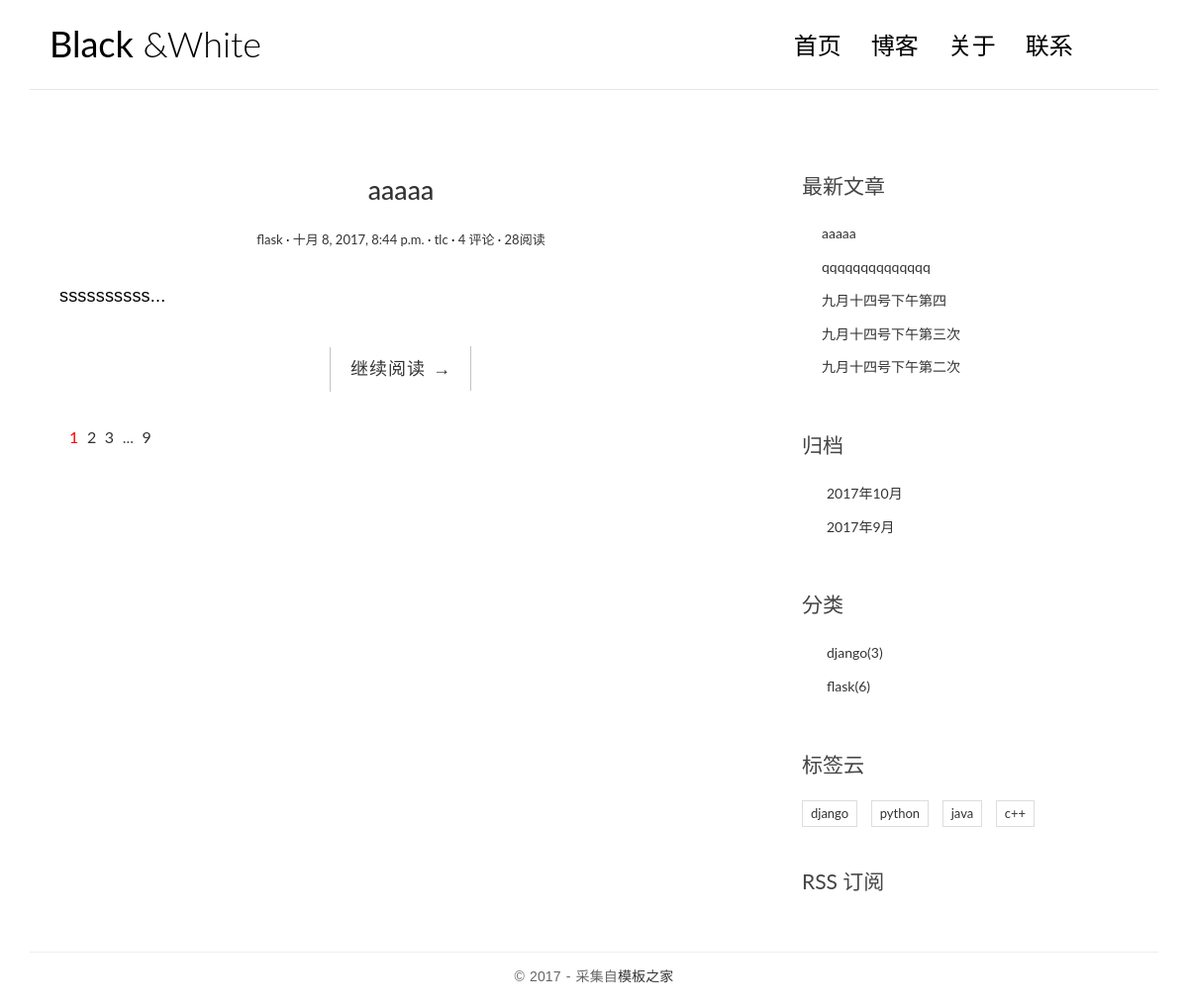
The page / on the database its author committed.
### blog/models.py (models this page shows, shortened)
class Post(models.Model):
    title = models.CharField(max_length=64)
    body  = models.TextField()
    created_time = models.DateTimeField()
    modified_time = models.DateTimeField()
    digest = models.CharField(max_length=256,blank=True)
    category = models.ForeignKey(Category)
    tags = models.ManyToManyField(Tag,blank=True)
    author = models.ForeignKey(User)
    views = models.PositiveIntegerField(default=0)
    def get_absolute_url(self):
        return reverse('blog:detail',kwargs={'pk':self.pk})
    class Meta:
        ordering = ['-created_time']

class Category(models.Model):
    name = models.CharField(max_length=64)

class Tag(models.Model):
    name = models.CharField(max_length=64)

### blog/views.py (the view, shortened to what this page needs)
# urls.py: url(r'^$', views.IndexView.as_view(),name='index'),
class IndexView(ListView):
    model = Post
    template_name = 'blog/index.html'
    context_object_name = 'post_list'
    paginate_by = 1
    def get_context_data(self, **kwargs):
        context = super().get_context_data(**kwargs)
        paginator = context.get('paginator')
        page = context.get('page_obj')
        is_paginated = context.get('is_paginated')
        pagination_data = self.pagination_data(paginator,page,is_paginated)
        context.update(pagination_data)
        return context
    def pagination_data(self,paginator,page,is_paginated):
        if not is_paginated:
            return {}
        first = False
        left_has_more = False
        left = []
        right = []
        right_has_more = False
        last = False
        page_number = page.number
        total_pages = paginator.num_pages
        page_range = paginator.page_range
        if page_number == 1:
            right = page_range[page_number:page_number + 2]
            if right[-1] < total_pages - 1:
                right_has_more = True
            if right[-1] < total_pages:
                last = True
        elif page_number == total_pages:
            left = page_range[(page_number - 3) if (page_number - 3) > 0 else 0:page_number - 1]
            if left[0] > 2:
                left_has_more = True
            if left[0] > 1:
                first = True
        data = {
            'first':first,
            'left_has_more':left_has_more,
            'left':left,
            'right':right,
            'right_has_more':right_has_more,
            'last':last
        }
        return data

### blog/templatetags/blog_tags.py (called while the page is built)
@register.simple_tag
def get_recent_posts(num = 5):
    return Post.objects.all().order_by("-created_time")[:num]

@register.simple_tag
def  archives():
    return Post.objects.dates('created_time','month',order= 'DESC')

@register.simple_tag
def get_categories():
    return Category.objects.annotate(num_posts=Count('post')).filter(num_posts__gt=0)

@register.simple_tag
def get_tags():
    return Tag.objects.annotate(num_posts=Count('post')).filter(num_posts__gt=0)

### templates/blog/index.html (shortened to what this page needs)
{% extends 'blog/base.html' %}
{% block main %}
{% for post in post_list %}
<article class="post post-{{ post.pk }}">
    <header class="entry-header">
        <h1 class="entry-title">
            <a href="{{ post.get_absolute_url }}">{{ post.title }}</a>
        </h1>
        <div class="entry-meta">
            <span class="post-category"><a href="#">{{ post.category.name }}</a></span>
            <span class="post-date"><a href="#"><time class="entry-date" datetime="{{ post.created_time }}">{{ post.created_time }}</time></a></span>
            <span class="post-author"><a href="#">{{ post.author }}</a></span>
            <span class="comments-link"><a href="#">4 评论</a></span>
            <span class="views-count"><a href="#">{{post.views}}阅读</a></span>
        </div>
    </header>
    <div class="entry-content clearfix">
        <p>{{ post.digest }}...</p>
        <div class="read-more cl-effect-14">
            <a href="{{ post.get_absolute_url }}" class="more-link">继续阅读 <span class="meta-nav">→</span></a>
        </div>
    </div>
</article>
{% empty %}
<div class="no-post">暂时还没有发布的文章！</div>
{% endfor %}
{% if is_paginated %}
<div class="pagination">
    <ul>
        <li class="current"><a href="?page={{ page_obj.number }}">{{ page_obj.number }}</a></li>
        {% if right %}
            {% for i in right %}
                <li><a href="?page={{ i }}">{{ i }}</a></li>
            {% endfor %}
            {% if right_has_more %}
                <li><span>...</span></li>
            {% endif %}
        {% endif %}
        {% if last %}
            <li><a href="?page={{ paginator.num_pages }}">{{ paginator.num_pages}}</a></li>
        {% endif %}
    </ul>
</div>
{% endif %}
{% endblock main %}

### templates/blog/base.html (shortened to what this page needs)
{% load staticfiles %}
{% load blog_tags %}
<html>
<head>
    <link rel="stylesheet" href="{% static 'blog/css/bootstrap.min.css' %}">
    <link rel="stylesheet" href="{% static 'blog/css/custom.css' %}">
    <link rel="stylesheet" href="{% static 'blog/css/pace.css' %}">
    <link rel="stylesheet" href="{% static 'blog/css/highlights/github.css' %}">
    <link rel="stylesheet" href="http://code.ionicframework.com/ionicons/2.0.1/css/ionicons.min.css">
</head>
<body>
<div class="container">
    <header id="site-header">
        <div class="row">
            <div class="col-md-4 col-sm-5 col-xs-8">
                <div class="logo">
                    <h1><a href="{% url 'blog:index' %}"><b>Black</b> &amp;White</a></h1>
                </div>
            </div>
            <div class="col-md-8 col-sm-7 col-xs-4">
                <nav class="main-nav" role="navigation">
                    <div class="collapse navbar-collapse" id="bsexample-navbar-collapse-1">
                        <ul class="nav navbar-nav navbar-right">
                            <li class="cl-effect-11"><a href="{% url 'blog:index' %}" data-hover="首页">首页</a></li>
                            <li class="cl-effect-11"><a href="fullwidth.html" data-hover="博客">博客</a></li>
                            <li class="cl-effect-11"><a href="about.html" data-hover="关于">关于</a></li>
                            <li class="cl-effect-11"><a href="contact.html" data-hover="联系">联系</a></li>
                        </ul>
                    </div>
                </nav>
            </div>
        </div>
    </header>
</div>
<div class="content-body">
    <div class="container">
        <div class="row">
            <main class="col-md-8">
                {% block main %}
                {% endblock %}
            </main>
            <aside class="col-md-4">
                <div class="widget widget-recent-posts">
                    <h3 class="widget-title">最新文章</h3>
                    {% get_recent_posts as recent_post_list %}
                    <ul>
                        {% for post in recent_post_list %}
                        <li>
                            <a href="{{post.get_absolute_url}}">{{post.title}}</a>
                        </li>
                        {% empty %}
                        暂无文章！
                        {% endfor %}
                    </ul>
                </div>
                <div class="widget widget-archives">
                    <h3 class="widget-title">归档</h3>
                    {% archives as date_list %}
                    <ul>
                        {% for date in date_list %}
                        <li>
                            <a href="{% url 'blog:archives' date.year date.month %}">{{date.year}}年{{date.month}}月</a>
                        </li>
                        {% empty %}
                        暂无归档！
                        {% endfor %}
                    </ul>
                </div>
                <div class="widget widget-category">
                    <h3 class="widget-title">分类</h3>
                    {% get_categories as category_list %}
                    <ul>
                        {% for category in category_list %}
                        <li>
                            <a href="{% url 'blog:category' category.pk %}">{{category.name}}<span class="post-count">({{ category.num_posts }})</span></a>
                        </li>
                        {% empty %}
                        暂无分类！
                        {% endfor %}
                    </ul>
                </div>
                <div class="widget widget-tag-cloud">
                    <h3 class="widget-title">标签云</h3>
                    {% get_tags as tag_list %}
                    <ul>
                        {% for tag in tag_list %}
                        <li>
                            <a href="{% url 'blog:tag' tag.pk %}">{{tag.name}}</a>
                        </li>
                        {% empty %}
                        暂无标签！
                        {% endfor %}
                    </ul>
                </div>
                <div class="rss">
                    <a href="{% url 'rss' %}"> RSS 订阅</a>
                </div>
            </aside>
        </div>
    </div>
</div>
<footer id="site-footer">
    <div class="container">
        <div class="row">
            <div class="col-md-12">
                <p class="copyright">&copy 2017 - 采集自<a href="http://www.cssmoban.com/" target="_blank" title="模板之家">模板之家</a></p>
            </div>
        </div>
    </div>
</footer>
</body>
</html>

### blog/static/blog/css/custom.css (style rules this page uses)
* { outline: none; }
h1, h2, h3, h4, h5, h6 { margin-top: 0; }
b { font-weight: 400; }
a { color: #333; }
body { color: #444; font-family: 'Lato', sans-serif; }
p { font-family: 'Ubuntu', sans-serif; font-weight: 400; word-spacing: 1px; letter-spacing: 0.01em; }
#site-header { background-color: #FFF; padding: 25px 20px; margin-bottom: 40px; border-bottom: 1px solid #e7e7e7; }
.logo h1 a { color: #000; }
.logo h1 { margin: 0; font-family: 'Lato', sans-serif; font-weight: 300; }
.main-nav { margin-top: 11px; max-width: 95%; }
.main-nav a { color: #000000 !important; padding: 0 0 5px 0 !important; margin-right: 30px; font-family: 'Lato', sans-serif; font-weight: 300; font-size: 24px; }
.cl-effect-11 a { padding: 10px 0; color: #0972b4; text-shadow: none; }
.cl-effect-11 a::before { position: absolute; top: 0; left: 0; overflow: hidden; padding: 0 0 5px 0 !important; max-width: 0; border-bottom: 1px solid #000; color: #000; content: attr(data-hover); white-space: nowrap; -webkit-transition: max-width 0.5s; -moz-transition: max-width 0.5s; transition: max-width 0.5s; }
.content-body { padding-bottom: 4em; }
.post { background: #fff; padding: 30px 30px 0; }
.entry-title { text-align: center; font-size: 1.9em; margin-bottom: 20px; line-height: 1.6; padding: 10px 20px 0; }
.entry-meta { text-align: center; color: #DDDDDD; font-size: 13px; margin-bottom: 30px; }
.entry-content { font-size: 18px; line-height: 1.9; font-weight: 300; color: #000; }
.post-category::after, .post-date::after, .post-author::after, .comments-link::after { content: ' ·'; color: #000; }
.read-more { font-family: 'Ubuntu', sans-serif; font-weight: 400; word-spacing: 1px; letter-spacing: 0.01em; text-align: center; margin-top: 20px; }
.cl-effect-14 a { padding: 0 20px; height: 45px; line-height: 45px; position: relative; display: inline-block; margin: 15px 25px; letter-spacing: 1px; font-weight: 400; text-shadow: 0 0 1px rgba(255, 255, 255, 0.3); }
.cl-effect-14 a::before, .cl-effect-14 a::after { position: absolute; width: 45px; height: 1px; background: #C3C3C3; content: ''; -webkit-transition: all 0.3s; -moz-transition: all 0.3s; transition: all 0.3s; pointer-events: none; }
.cl-effect-14 a::before { top: 0; left: 0; -webkit-transform: rotate(90deg); -moz-transform: rotate(90deg); transform: rotate(90deg); -webkit-transform-origin: 0 0; -moz-transform-origin: 0 0; transform-origin: 0 0; }
.cl-effect-14 a::after { right: 0; bottom: 0; -webkit-transform: rotate(90deg); -moz-transform: rotate(90deg); transform: rotate(90deg); -webkit-transform-origin: 100% 0; -moz-transform-origin: 100% 0; transform-origin: 100% 0; }
.widget { background: #fff; padding: 30px 0 0; }
.widget-title { font-size: 1.5em; margin-bottom: 20px; line-height: 1.6; padding: 10px 0 0; font-weight: 400; }
.widget-recent-posts ul { padding: 0; margin: 0; padding-left: 20px; }
.widget-recent-posts ul li { list-style-type: none; position: relative; line-height: 170%; margin-bottom: 10px; }
.widget-recent-posts ul li::before { content: '\f3d3'; font-family: "Ionicons"; position: absolute; left: -17px; top: 3px; font-size: 16px; color: #000; }
.widget-archives ul { padding: 0; margin: 0; padding-left: 25px; }
.widget-archives ul li { list-style-type: none; position: relative; line-height: 170%; margin-bottom: 10px; }
.widget-archives ul li::before { content: '\f3f3'; font-family: "Ionicons"; position: absolute; left: -25px; top: 1px; font-size: 16px; color: #000; }
.widget-category ul { padding: 0; margin: 0; padding-left: 25px; }
.widget-category ul li { list-style-type: none; position: relative; line-height: 170%; margin-bottom: 10px; }
.widget-category ul li::before { content: '\f3fe'; font-family: "Ionicons"; position: absolute; left: -25px; top: 1px; font-size: 18px; color: #000; }
.widget-tag-cloud ul { padding: 0; margin: 0; margin-right: -10px; }
.widget-tag-cloud ul li { list-style-type: none; font-size: 13px; display: inline-block; margin-right: 10px; margin-bottom: 10px; padding: 3px 8px; border: 1px solid #ddd; }
.rss { font-size: 21px; margin-top: 30px; }
.rss a { color: #444; }
#site-footer { padding-top: 10px; padding: 0 0 1.5em 0; }
.copyright { text-align: center; padding-top: 1em; margin: 0; border-top: 1px solid #eee; color: #666; }
.pagination ul { list-style: none; }
.pagination ul li { display: inline-block; font-size: 16px; margin-right: 5px; }
.current a { color: red; }

### rows shown on the page
Post: title "aaaaa", category.name "flask", created_time "十月 8, 2017, 8:44 p.m.", author "tlc", views "28", digest "ssssssssss"
Post: title "qqqqqqqqqqqqqq"
Post: title "九月十四号下午第四"
Post: title "九月十四号下午第三次"
Post: title "九月十四号下午第二次"
Category: name "django", num_posts "3"
Category: name "flask", num_posts "6"
Tag: name "django"
Tag: name "python"
Tag: name "java"
Tag: name "c++"

### other values the page prints
{{ page_obj.number }} "1"
{{ i }} "2" "3"
{{ paginator.num_pages }} "9"
{{ date.year }} "2017" "2017"
{{ date.month }} "10" "9"
